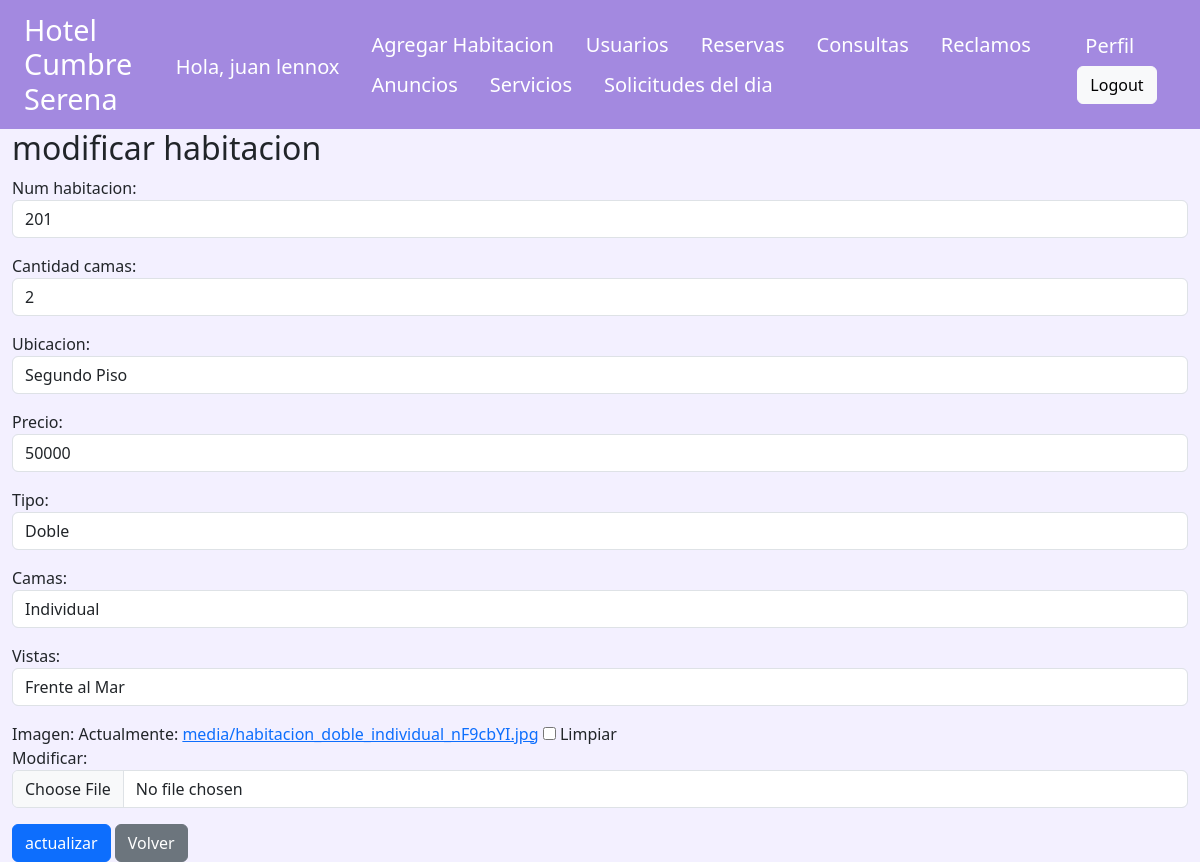
/atenciones/actualizarHabitacion/1/ (signed in), run on the app's committed database.
### hotel/models.py (models this page shows)
class Habitacion(models.Model):
    tipo_habitacion = [
                        ('Individual', 'Individual'),
                        ('Doble', 'Doble'),
                        ('Matrimonial', 'Matrimonial'),
                        ('Triple', 'Triple'),
                        ('Suite', 'Suite'),
                        ('Familiar', 'Familiar'),
    ]
    tipo_camas = [
                  ('Individual', 'Individual'),
                  ('Doble', 'Doble'),
                  ('Queen', 'Queen'),
                  ('King', 'King'),
                  ('Extra Grande', 'Extra Grande')
    ]
    num_habitacion = models.IntegerField(unique=True)
    cantidad_camas = models.PositiveIntegerField()
    ubicacion = models.CharField(max_length=100)
    precio = models.PositiveIntegerField()
    tipo = models.CharField(max_length=30, choices=tipo_habitacion)
    camas = models.CharField(max_length=30, choices=tipo_camas)
    vistas = models.CharField(max_length=300)
    imagen = models.ImageField(blank=True, null=True, upload_to='media')

### hotel/views.py (the view)
# urls.py: path('actualizarHabitacion/<int:pk>/', HabiacionUpdateView.as_view(), name='actualizarHabitacion'),
@method_decorator(cache_control(no_cache=True, must_revalidate=True, no_store=True), name='dispatch')
class HabiacionUpdateView(UpdateView):
    model = Habitacion
    template_name = 'hotel/actualizar_habitacion.html'
    success_url = reverse_lazy('listaHabitaciones')
    form_class = HabitacionForm

### hotel/forms.py
class HabitacionForm(forms.ModelForm):
    class Meta:
        model = Habitacion
        fields = ['num_habitacion', 'cantidad_camas', 'ubicacion', 'precio', 'tipo', 'camas', 'vistas', 'imagen']
        widgets = {
            'num_habitacion': forms.NumberInput(attrs={'class': 'form-control'}),
            'cantidad_camas':forms.NumberInput(attrs={'class':'form-control'}),
            'ubicacion':forms.TextInput(attrs={'class':'form-control'}),
            'precio':forms.NumberInput(attrs={'class':'form-control'}),
            'tipo': forms.Select(attrs={'class': 'form-control'}),
            'camas': forms.Select(attrs={'class': 'form-control'}),
            'vistas':forms.TextInput(attrs={'class':'form-control'}),
            'imagen':forms.ClearableFileInput(attrs={'class':'form-control'})
        }

### hotel/templates/hotel/actualizar_habitacion.html (shortened to what this page needs)
{% extends "hotel/base.html" %}
{% block content %}
<h2>modificar habitacion</h2>
<form method="post" enctype="multipart/form-data">
    {{form.as_p}}
    <button class="btn btn-primary" type="submit">actualizar</button>
    <a href="{% url 'listaHabitaciones' %}" class="btn btn-secondary">Volver</a>
</form>
{% endblock  %}

### hotel/templates/hotel/base.html (shortened to what this page needs)
<!DOCTYPE html>
<html lang="en">
<head>
    <link href="https://cdn.jsdelivr.net/npm/bootstrap@5.3.3/dist/css/bootstrap.min.css" rel="stylesheet">
    <link rel="stylesheet" href="https://cdn.jsdelivr.net/npm/bootstrap-icons@1.10.2/font/bootstrap-icons.css">
</head>
<body>
    <nav class="navbar navbar-expand-lg justify-content-between">
        <div class="header">
            <h1 class='titulo'>Hotel Cumbre Serena</h1>
            {% if request.user.is_superuser or request.user.usuario.rol.nombre == 'Administrador' %}
                <div class="nav">
                    <p class="navbar-brand" style="color: white; margin-top: 1.3rem; margin-left: -2rem;">Hola, {{ request.user.username }}</p>
                </div>
            {% elif request.user.usuario.rol.nombre == 'Recepcionista' %}
                <div class="nav">
                    <p class="navbar-brand">{{ request.user.username }}</p>
                    <p class="navbar-brand">{{ request.user.usuario.rol }}</p>
                </div>
            {% elif request.user.usuario.rol.nombre == 'Huesped' %}
                <div class="nav">
                    <p class="navbar-brand" style="color: white; margin-top: 1.3rem; margin-left: 2rem;">Hola, {{ request.user.username }}</p>
                </div>
            {% endif %}
            {% if request.user.is_superuser or request.user.usuario.rol.nombre == 'Administrador' %}
                <div class="nav">
                    <a class="navbar-brand" href="{% url 'crearHabitacion' %}">Agregar Habitacion</a>
                    <a class="navbar-brand" href="{% url 'Lista_usuarios' %}">Usuarios</a>
                    <a class="navbar-brand" href="{% url 'listaReservas' %}">Reservas</a>
                    <a class="navbar-brand" href="{% url 'listaConsultas' %}">Consultas</a>
                    <a class="navbar-brand" href="{% url 'listaReclamos' %}">Reclamos</a>
                    <a class="navbar-brand" href="{% url 'lista_anuncios' %}">Anuncios</a>
                    <a class="navbar-brand" href="{% url 'listaServicios' %}">Servicios</a>
                    <a class="navbar-brand" href="{% url 'listaSolicitudes' %}">Solicitudes del dia</a>
                </div>
            {% endif %}
            <div class="nav navbar-right-links">
                {% if request.user.is_authenticated %}
                    <a class="navbar-brand" href="{% url 'perfil' %}">Perfil</a>
                    <form action="{% url 'logout' %}" method="post">
                        <button class="btn btn-light" type="submit">Logout</button>
                    </form>
                {% else %}
                    <a class="navbar-brand" href="{% url 'home' %}">Inicio</a>
                    <a class="navbar-brand" href="{% url 'listaHabitaciones' %}">Ver Habitaciones</a>
                    <a class="navbar-brand" href="{% url 'login' %}">Login</a>
                    <a class="navbar-brand" href="{% url 'signup' %}">Registrate</a>
                {% endif %}
            </div>
        </div>
    </nav>
    <div class="container-fluid">
        {% block content %}{% endblock %}
    </div>
</body>
</html>

### hotel/templates/hotel/base.html (style rules this page uses)
body { background-color: #F3F0FF; font-family: 'Segoe UI', Tahoma, Geneva, Verdana, sans-serif; }
nav.navbar { background-color: #A389E0; color: white; padding: 0.8rem 1.5rem; }
nav.navbar h1.titulo { color: white; font-size: 1.8rem; margin: 0; display: inline-block; vertical-align: middle; }
nav.navbar .nav a.navbar-brand { color: white; margin-left: 1rem; font-weight: 500; }
nav.navbar .btn { margin-left: 0.5rem; }
.navbar-right-links { display: flex; align-items: center; margin-left: auto; }
.header { display: flex; align-items: center; width: 100%; justify-content: space-between; }
.header > div.nav { display: flex !important; align-items: center; }

### data on the page
Habitacion: num_habitacion "201", cantidad_camas "2", ubicacion "Segundo Piso", precio "50000", tipo "Doble", camas "Individual", vistas "Frente al Mar"

### other printed values
{{ request.user.username }} "juan lennox"
